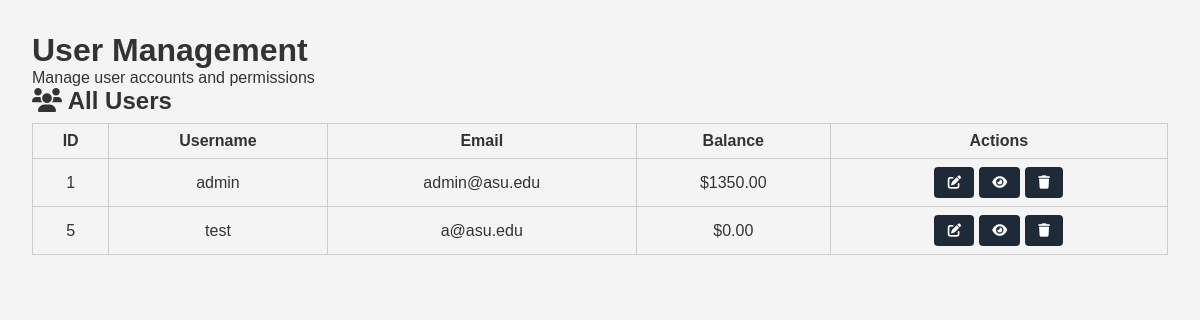
/admin/users (signed in), run on an earlier commit of the app's database.
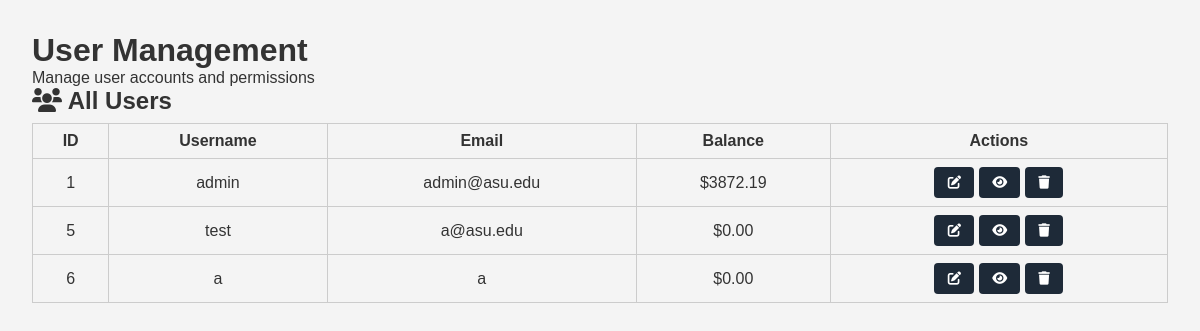
And on a later commit of the database.
### tables this page shows
CREATE TABLE users (
    user_id INTEGER PRIMARY KEY AUTOINCREMENT,
    username TEXT NOT NULL UNIQUE,
    email TEXT NOT NULL UNIQUE,
    balance REAL DEFAULT 0.0,
    password_hash TEXT NOT NULL,
    is_admin INTEGER DEFAULT 0
, total_deposited REAL DEFAULT 0.0, total_withdrawn REAL DEFAULT 0.0);

### app.py (the view)
@app.route('/admin/users')
def admin_users():
    check = require_admin()
    if check:
        return check
    conn = get_db_connection()
    users = conn.execute('SELECT user_id, username, email, balance FROM users').fetchall()
    conn.close()
    return render_template('admin_users.html', users=users)

### app.py (called while the page is built)
def get_db_connection():
    conn = sqlite3.connect(DB_NAME, timeout=5, check_same_thread=False)
    conn.row_factory = sqlite3.Row
    conn.execute("PRAGMA journal_mode=WAL;")
    conn.execute("PRAGMA busy_timeout = 5000;")
    return conn

def require_admin():
    if 'user_id' not in session:
        flash("You must be logged in.", "error")
        return redirect(url_for('login'))
    conn = get_db_connection()
    user = conn.execute(
        'SELECT is_admin FROM users WHERE user_id = ?',
        (session['user_id'],)
    ).fetchone()
    conn.close()
    if not user:
        flash("User not found.", "error")
        return redirect(url_for('login'))
    is_admin = user['is_admin'] if 'is_admin' in user.keys() else 0
    if int(is_admin) != 1:
        flash("Administrator access required.", "error")
        if 'user_id' in session:
            return redirect(url_for('dashboard', user_id=session.get('user_id')))
        return redirect(url_for('login'))
    return None

### templates/admin_users.html (shortened to what this page needs)
<!DOCTYPE html>
<html lang="en">
<head>
  <link rel="stylesheet" href="{{ url_for('static', filename='styles.css') }}">
  <link href="https://cdnjs.cloudflare.com/ajax/libs/font-awesome/6.0.0/css/all.min.css" rel="stylesheet">
</head>
<body>
  <main class="dashboard-container">
    <div class="welcome-section">
      <h1>User Management</h1>
      <p>Manage user accounts and permissions</p>
    </div>
    <div class="content-grid">
      <div class="card">
        <div class="card-header">
          <h2><i class="fas fa-users"></i> All Users</h2>
        </div>
        <div class="card-content">
          {% if users %}
            <div class="users-table">
              <table>
                <thead>
                  <tr>
                    <th>ID</th>
                    <th>Username</th>
                    <th>Email</th>
                    <th>Balance</th>
                    <th>Actions</th>
                  </tr>
                </thead>
                <tbody>
                  {% for user in users %}
                    <tr>
                      <td>{{ user.user_id }}</td>
                      <td class="username-cell">{{ user.username }}</td>
                      <td>{{ user.email }}</td>
                      <td class="balance-cell">${{ "%.2f"|format(user.balance) }}</td>
                      <td class="actions-cell">
					<form action="{{ url_for('admin_user_edit', user_id=user.user_id) }}"
						  method="GET"
						  style="display:inline;">
					  <button class="btn-icon" title="Edit User">
						<i class="fas fa-edit"></i>
					  </button>
					</form>
					<form action="{{ url_for('admin_user_portfolio', user_id=user.user_id) }}"
						  method="GET"
						  style="display:inline;">
					  <button class="btn-icon" title="View Portfolio">
						<i class="fas fa-eye"></i>
					  </button>
					</form>
					<form action="{{ url_for('admin_user_delete', user_id=user.user_id) }}"
						  method="POST"
						  style="display:inline;"
						  onsubmit="return confirm('Are you sure you want to delete this user? This action cannot be undone.');">
					  <button class="btn-icon" title="Delete User">
						<i class="fas fa-trash"></i>
					  </button>
					</form>
                      </td>
                    </tr>
                  {% endfor %}
                </tbody>
              </table>
            </div>
          {% endif %}
        </div>
      </div>
    </div>
  </main>
</body>
</html>

### static/styles.css (style rules this page uses)
* { margin: 0; padding: 0; box-sizing: border-box; font-family: Arial, sans-serif; }
body { background-color: #f4f4f4; color: #333; }
main { padding: 2em; }
form { display: flex; flex-direction: column; gap: 0.5em; }
button { padding: 0.6em 1em; border: none; background: #1e2a38; color: #fff; border-radius: 4px; cursor: pointer; }
table { width: 100%; border-collapse: collapse; margin-top: 0.5em; }
table, th, td { border: 1px solid #ccc; text-align: center; padding: 0.5em; }
* { margin:0;padding:0;box-sizing:border-box;font-family:Arial, sans-serif }
body { background:#f4f4f4;color:#333 }
main { padding:2em }

What changed in the data, as far as the page shows it:
changed users "admin": balance "1350.00" → "3872.19"
added users: user_id "6", username "a", email "a", balance "0.00"
